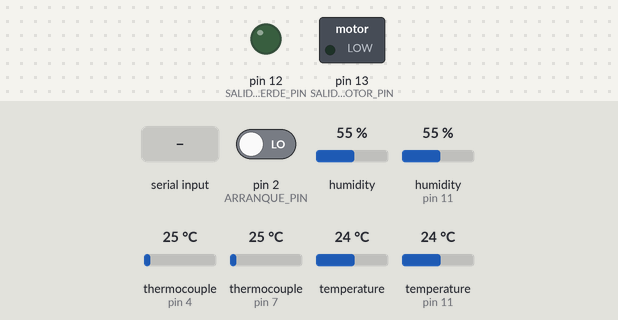
Bench run of a sketch on a simulated Arduino Uno, built with avr-gcc and run on an emulated ATmega328P. On the bench: switched loads named in the sketch (green lamp = pin HIGH), output pins drawn as LEDs (lit = HIGH). Inputs (shaded band) come from the test bench; at power-on: pin 2 (ARRANQUE_PIN) LOW, humidity 55 %, humidity (sensor on pin 11) 55 %, thermocouple (sensors on pin 4, pin 7) 25 °C, temperature 24 °C, temperature (sensor on pin 11) 24 °C. What the sketch prints to the serial monitor is not drawn.

Above: at 11.2 s.
11.3 s: "1" received over Serial
At 12.3 s:
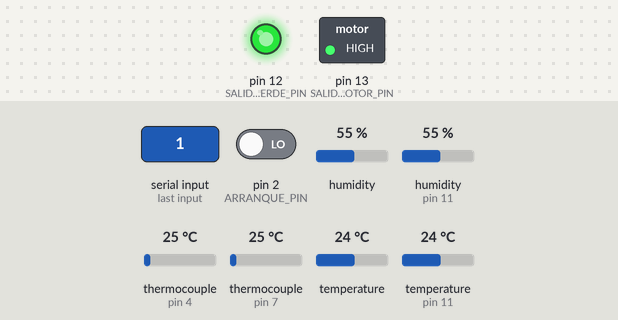
12.8 s: "O" received over Serial
At 13.5 s:
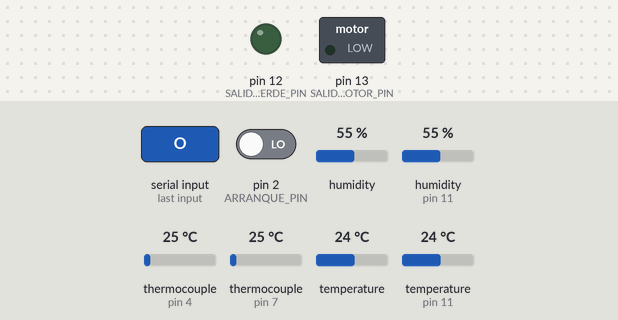
Timing chart, 0 to 15.8 s (numbered marks = the images above; inputs shaded):
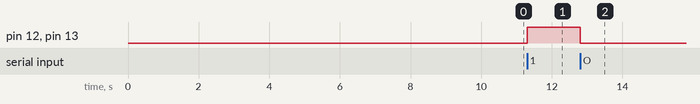

The sketch:

Arranque_Motor.ino
```cpp
#include <Adafruit_Sensor.h>
#include <DHT.h>
#include <DHT_U.h>
#include <Wire.h>
#include <max6675.h>
#include <SHT1x.h>

#include "millisAlbin.h"
#include "printAlbin.h"

#define ARRANQUE_PIN          2
#define SOMAX1_PIN            3
#define CSMAX1_PIN            4
#define SCKMAX1_PIN           5
#define SOMAX2_PIN            6
#define CSMAX2_PIN            7
#define SCKMAX2_PIN           8
#define clockPin              9
#define dataPin               10
#define DATADHT_PIN           11
#define SALIDA_LEDVERDE_PIN   12
#define SALIDA_MOTOR_PIN      13

#define DHTTYPE DHT11

#define TIEMPO_AEROBICO       10000
#define TIEMPO_PRODUCCION     120000

int arranque=0;       //Arranque de Motor
int enclavamiento=0;  //Enclavamiento de Motor
int paro=0;           //Paro del Modor
int estado=0;         //Estado de comprobacion para el arranque
int inicioRBPi;
int motor=0;

myMillis MM;  //Contador para envio de datos
myMillis MM2; //Contador de Inicio del tiempo de fermentacion
myMillis MM3;
myMillis MM4;
myMillis MM5;


SHT1x sht1x(dataPin, clockPin);

DHT dht(DATADHT_PIN, DHTTYPE);

MAX6675 thermocouple(SCKMAX1_PIN, CSMAX1_PIN, SOMAX1_PIN);
MAX6675 thermocouple2(SCKMAX2_PIN, CSMAX2_PIN, SOMAX2_PIN);

printAlbin printA;

void sensados(){

  temp_c = sht1x.readTemperatureC();
  temp_f = sht1x.readTemperatureF();
  humidity = sht1x.readHumidity();

  dhth = dht.readHumidity();
  dhtt = dht.readTemperature();
  dhtf = dht.readTemperature(true);
  hif = dht.computeHeatIndex(dhtf, dhth);
  hic = dht.computeHeatIndex(dhtt, dhth, false);

  tempCmax1 = thermocouple.readCelsius();
  tempFmax1 = thermocouple.readFarenheit();

  tempCmax2 = thermocouple2.readCelsius();
  tempFmax2 = thermocouple2.readFarenheit();

}
void lecturaSerial(){
  if(Serial.available()>0){
    int lecturaIA = Serial.read();
    if (lecturaIA == 49){    //SI ES 1 SERIAN 49
      digitalWrite(SALIDA_MOTOR_PIN,HIGH);
      digitalWrite(SALIDA_LEDVERDE_PIN,HIGH);
    }else
    {                       // SI ES 0 EN 48
      digitalWrite(SALIDA_MOTOR_PIN,LOW);
      digitalWrite(SALIDA_LEDVERDE_PIN,LOW);
    }
  }
}

void setup() {
  Serial.begin(9600);
  pinMode(ARRANQUE_PIN,INPUT);
  pinMode(SALIDA_LEDVERDE_PIN, OUTPUT);
  //pinMode(SALIDA_LEDROJO_PIN, OUTPUT);
  pinMode(SALIDA_MOTOR_PIN, OUTPUT);
  dht.begin();
  while (MM2.get() <= TIEMPO_AEROBICO)
  {

    if(MM3.get() > 10000){
      inicioRBPi=Serial.read();
      if(inicioRBPi==79){
        digitalWrite(SALIDA_LEDVERDE_PIN,1);
        MM2.reset();
      }else{
        digitalWrite(SALIDA_LEDVERDE_PIN,0);
      }
      sensados();
      printA.printDATA();

      MM3.reset();

    }
  }
delay(10);

}

void loop() {

  arranque=digitalRead(ARRANQUE_PIN);
  //paro=digitalRead(PARO_PIN);
  enclavamiento=estado;
  while (MM2.get() > TIEMPO_AEROBICO && MM2.get() < TIEMPO_PRODUCCION)
  {
    lecturaSerial();
    if(arranque==HIGH){//podria ser interrupcion exterma
        digitalWrite(SALIDA_MOTOR_PIN, HIGH);
        digitalWrite(SALIDA_LEDVERDE_PIN, HIGH);
        delay(7000);
        digitalWrite(SALIDA_MOTOR_PIN, LOW);
        digitalWrite(SALIDA_LEDVERDE_PIN, LOW);
    }
   if(MM.get() > 10000){
    lecturaSerial();
    sensados();
    printA.printDATA();
    MM.reset();
    };

  }MM2.reset();

}
```

millisAlbin.h
```cpp
struct myMillis{
	unsigned long offset = 0;
	unsigned long get(){
		return millis() - offset;
	}
	void reset(){
		offset = millis();
	}
	void set(unsigned long value){
		offset = millis() - value;
	}
};
```

printAlbin.h
```cpp
float temp_c;         //Temperatura C° Sensor SHT1x
float temp_f;         //Temperatura F° Sensor SHT1x
float humidity;       //Humedad Sensor SHT1x

float dhth;           //Humedad Sensor DHT
float dhtt;           //Temperatura C° Sensor DHT
float dhtf;           //Temperatura F° Sensor DHT
float hif;            //Indice de calor en F° Sensor DHT
float hic;            //Indice de calor en C° Sensor DHT

float tempCmax1;      //Temperatura C° Sensor max6675 1
float tempFmax1;      //Temperatura F° Sensor max6675 1

float tempCmax2;      //Temperatura C° Sensor max6675 2
float tempFmax2;      //Temperatura F° Sensor max6675 2

struct printAlbin{
  void printDATA(){
      //Serial.print("Sensor SHT interno");
      //Serial.print(datos)
      Serial.print(temp_c);
      Serial.print(",");
      Serial.print(temp_f);
      Serial.print(",");
      Serial.print(humidity);
      Serial.print(",");
      //Serial.println("Sensor DHT Externo")
      Serial.print(dhtt);
      Serial.print(",");
      Serial.print(dhtf);
      Serial.print(",");
      Serial.print(dhth);
      Serial.print(",");
      Serial.print(hic);
      Serial.print(",");
      Serial.print(hif);
      Serial.print(",");
      //Serial.println("Sensor max6675 1")
      Serial.print(tempCmax1);
      Serial.print(",");
      Serial.print(tempFmax1);
      Serial.print(",");
      //Serial.println("Sensor max6675 2");
      Serial.print(tempCmax2);
      Serial.print(",");
      Serial.println(tempFmax2);
  };

};
```

Measured:
- after the input at 11.3 s, pin 12 (SALIDA_LEDVERDE_PIN), pin 13 (SALIDA_MOTOR_PIN): LOW → HIGH at once
- after the input at 12.8 s, pin 12 (SALIDA_LEDVERDE_PIN), pin 13 (SALIDA_MOTOR_PIN): HIGH → LOW at once
